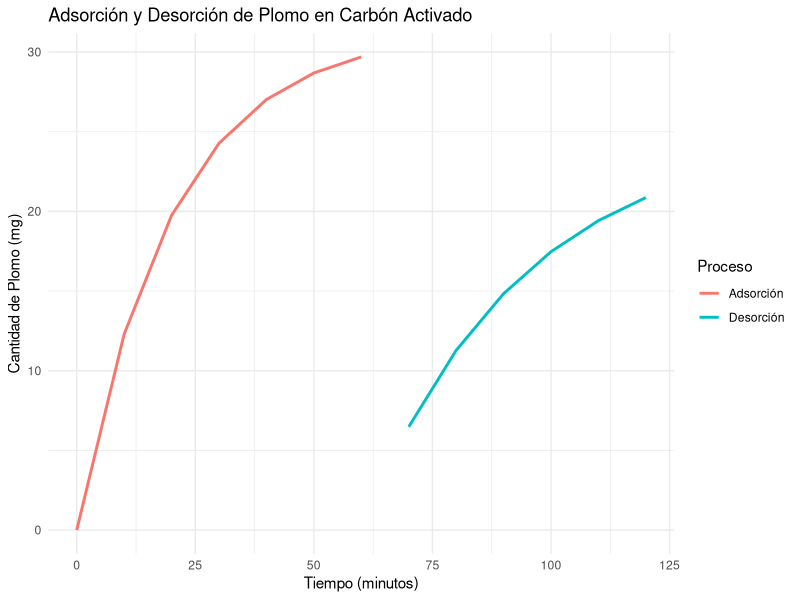

Here is the R script that generated this plot:
# -----------------------------------------------------------
# Autor: José Juan Torres Martínez  
# Doctorado en Ciencias en Bioprocesos  
# Laboratorio de Biotecnología Molecular de Células Vegetales y Bioinformática  
# -----------------------------------------------------------

# Tema: Extracción Sólido-Líquido (Lixiviación)  
# Problema: Adsorción y desorción de plomo en carbón activado  

# Instalar y cargar librerías necesarias  
if (!require(ggplot2)) install.packages("ggplot2", dependencies = TRUE)  
library(ggplot2)  

# Datos del problema  
C0 <- 100  # Concentración inicial de plomo en la solución (mg/L)  
qmax <- 50  # Capacidad máxima de adsorción (mg/g)  
K <- 0.1  # Constante de equilibrio (L/mg)  
m_adsorbente <- 1  # Masa de carbón activado (g)  
V_solucion <- 1  # Volumen de la solución (L)  
eficiencia_desorcion <- 0.8  # Eficiencia de desorción (80%)  

# Función para calcular la cantidad de plomo adsorbido  
calcular_adsorcion <- function(C0, qmax, K, m_adsorbente, V_solucion) {  
  # Concentración de equilibrio (Langmuir)  
  Ce <- C0 / (1 + K * qmax * m_adsorbente / V_solucion)  
  
  # Cantidad de plomo adsorbido  
  q <- qmax * K * Ce / (1 + K * Ce)  
  cantidad_adsorbida <- q * m_adsorbente  
  
  return(list(Ce = Ce, q = q, cantidad_adsorbida = cantidad_adsorbida))  
}  

# Función para calcular la cantidad de plomo desorbido  
calcular_desorcion <- function(cantidad_adsorbida, eficiencia_desorcion) {  
  cantidad_desorbida <- cantidad_adsorbida * eficiencia_desorcion  
  return(cantidad_desorbida)  
}  

# Aplicar las funciones  
resultados_adsorcion <- calcular_adsorcion(C0, qmax, K, m_adsorbente, V_solucion)  
Ce <- resultados_adsorcion$Ce  
q <- resultados_adsorcion$q  
cantidad_adsorbida <- resultados_adsorcion$cantidad_adsorbida  

cantidad_desorbida <- calcular_desorcion(cantidad_adsorbida, eficiencia_desorcion)  

# Crear un data frame para graficar  
tiempo <- seq(0, 120, by = 10)  # Tiempo en minutos  
adsorcion <- cantidad_adsorbida * (1 - exp(-0.05 * tiempo))  # Simulación de la adsorción  
desorcion <- cantidad_desorbida * (1 - exp(-0.03 * (tiempo - 60)))  # Simulación de la desorción  

datos <- data.frame(  
  Tiempo = tiempo,  
  Adsorcion = ifelse(tiempo <= 60, adsorcion, NA),  # Adsorción ocurre en los primeros 60 minutos  
  Desorcion = ifelse(tiempo > 60, desorcion, NA)  # Desorción ocurre después de 60 minutos  
)  

# Gráfico de adsorción y desorción  
ggplot(datos, aes(x = Tiempo)) +  
  geom_line(aes(y = Adsorcion, color = "Adsorción"), size = 1) +  
  geom_line(aes(y = Desorcion, color = "Desorción"), size = 1) +  
  labs(title = "Adsorción y Desorción de Plomo en Carbón Activado",  
       x = "Tiempo (minutos)",  
       y = "Cantidad de Plomo (mg)",  
       color = "Proceso") +  
  theme_minimal() +  
  theme(legend.position = "right")  

# Mostrar resultados en la consola  
cat("Concentración de equilibrio de plomo en la solución:", round(Ce, 2), "mg/L\n")  
cat("Cantidad de plomo adsorbido:", round(cantidad_adsorbida, 2), "mg\n")  
cat("Cantidad de plomo desorbido:", round(cantidad_desorbida, 2), "mg\n")  
